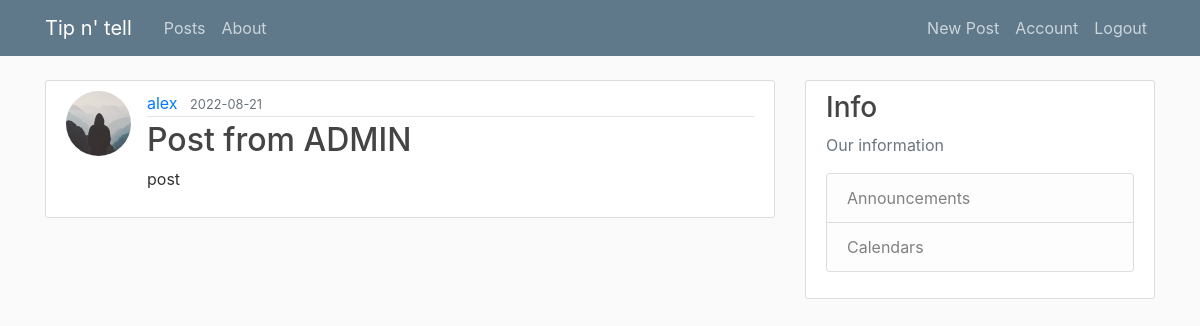
The app's page /post/1 (signed in) with its own data.
### flaskblog/models.py (models this page shows, shortened)
class User(db.Model, UserMixin):
    id = db.Column(db.Integer, primary_key=True)
    username = db.Column(db.String(20), unique=True, nullable=False)
    email = db.Column(db.String(120), unique=True, nullable=False)
    image_file = db.Column(db.String(20), nullable=False, default='default.jpg')
    password = db.Column(db.String(60), nullable=False)
    posts = db.relationship('Post', backref='author', lazy=True)
    student_id = db.Column(db.Integer, nullable=False)

class Post(db.Model):
    id = db.Column(db.Integer, primary_key=True)
    title = db.Column(db.String(100), nullable=False)
    date_posted = db.Column(db.DateTime, nullable=False, default=datetime.utcnow)
    content = db.Column(db.Text, nullable=False)
    user_id = db.Column(db.Integer, db.ForeignKey('user.id'), nullable=False)

### flaskblog/routes.py (the view)
@app.route("/post/<int:post_id>")
@login_required
def post(post_id):
    post = Post.query.get_or_404(post_id)
    return render_template('post.html', title=post.title, post=post)

### flaskblog/models.py (called while the page is built)
@login_manager.user_loader
def load_user(user_id):
    return User.query.get(int(user_id))

### flaskblog/templates/post.html (shortened to what this page needs)
{% extends "layout.html" %}
{% block content %}
  <article class="media content-section">
    <img class="rounded-circle article-img" src="{{ url_for('static', filename='profile_pics/' + post.author.image_file) }}">
    <div class="media-body">
      <div class="article-metadata">
        <a class="mr-2" href="#">{{ post.author.username }}</a>
        <small class="text-muted">{{ post.date_posted.strftime('%Y-%m-%d') }}</small>
      </div>
      <h2 class="article-title">{{ post.title }}</h2>
      <p class="article-content">{{ post.content }}</p>
    </div>
  </article>
{% endblock content %}

### flaskblog/static/main.css (style rules this page uses)
body { background: #fafafa; color: #333333; margin-top: 5rem; }
h1, h2, h3, h4, h5, h6 { color: #444444; }
.content-section { background: #ffffff; padding: 10px 20px; border: 1px solid #dddddd; border-radius: 3px; margin-bottom: 20px; }
.article-title { color: #444444; }
.article-content { white-space: pre-line; }
.article-img { height: 65px; width: 65px; margin-right: 16px; }
.article-metadata { padding-bottom: 1px; margin-bottom: 4px; border-bottom: 1px solid #e3e3e3 }

### records on screen
User: image_file (placeholder picture), author.username "alex"
Post: date_posted "2022-08-21", title "Post from ADMIN", content "post"
